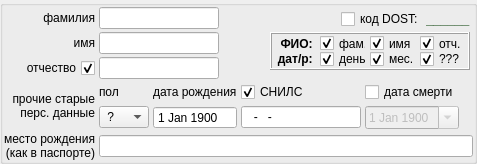
        <widget class="QGroupBox" name="pan_person">
         <property name="font">
          <font>
           <weight>50</weight>
           <bold>false</bold>
          </font>
         </property>
         <property name="title">
          <string/>
         </property>
         <layout class="QGridLayout" name="gridLayout_3" columnstretch="0,1,0,0">
          <property name="leftMargin">
           <number>1</number>
          </property>
          <property name="topMargin">
           <number>1</number>
          </property>
          <property name="rightMargin">
           <number>1</number>
          </property>
          <property name="bottomMargin">
           <number>1</number>
          </property>
          <property name="horizontalSpacing">
           <number>4</number>
          </property>
          <property name="verticalSpacing">
           <number>3</number>
          </property>
          <item row="0" column="3" rowspan="3">
           <widget class="QFrame" name="gridFrame">
            <property name="frameShape">
             <enum>QFrame::NoFrame</enum>
            </property>
            <layout class="QGridLayout" name="gridLayout_16">
             <property name="leftMargin">
              <number>2</number>
             </property>
             <property name="topMargin">
              <number>2</number>
             </property>
             <property name="rightMargin">
              <number>2</number>
             </property>
             <property name="bottomMargin">
              <number>2</number>
             </property>
             <property name="spacing">
              <number>2</number>
             </property>
             <item row="0" column="2">
              <widget class="QLabel" name="lab_pers_pan_dost">
               <property name="minimumSize">
                <size>
                 <width>10</width>
                 <height>0</height>
                </size>
               </property>
               <property name="palette">
                <palette>
                 <active>
                  <colorrole role="WindowText">
                   <brush brushstyle="SolidPattern">
                    <color alpha="255">
                     <red>0</red>
                     <green>57</green>
                     <blue>0</blue>
                    </color>
                   </brush>
                  </colorrole>
                 </active>
                 <inactive>
                  <colorrole role="WindowText">
                   <brush brushstyle="SolidPattern">
                    <color alpha="255">
                     <red>0</red>
                     <green>57</green>
                     <blue>0</blue>
                    </color>
                   </brush>
                  </colorrole>
                 </inactive>
                 <disabled>
                  <colorrole role="WindowText">
                   <brush brushstyle="SolidPattern">
                    <color alpha="255">
                     <red>106</red>
                     <green>104</green>
                     <blue>100</blue>
                    </color>
                   </brush>
                  </colorrole>
                 </disabled>
                </palette>
               </property>
               <property name="font">
                <font>
                 <family>Arial</family>
                 <pointsize>10</pointsize>
                 <weight>75</weight>
                 <bold>true</bold>
                </font>
               </property>
               <property name="text">
                <string>______</string>
               </property>
              </widget>
             </item>
             <item row="0" column="0">
              <spacer name="horizontalSpacer_4">
               <property name="orientation">
                <enum>Qt::Horizontal</enum>
               </property>
               <property name="sizeHint" stdset="0">
                <size>
                 <width>40</width>
                 <height>20</height>
                </size>
               </property>
              </spacer>
             </item>
             <item row="1" column="0" colspan="3">
              <layout class="QGridLayout" name="gridLayout_17">
               <property name="leftMargin">
                <number>1</number>
               </property>
               <property name="topMargin">
                <number>1</number>
               </property>
               <property name="rightMargin">
                <number>1</number>
               </property>
               <property name="bottomMargin">
                <number>1</number>
               </property>
               <property name="verticalSpacing">
                <number>2</number>
               </property>
               <item row="1" column="0" rowspan="2">
                <widget class="QFrame" name="pan_dost">
                 <property name="minimumSize">
                  <size>
                   <width>200</width>
                   <height>38</height>
                  </size>
                 </property>
                 <property name="maximumSize">
                  <size>
                   <width>200</width>
                   <height>38</height>
                  </size>
                 </property>
                 <property name="frameShape">
                  <enum>QFrame::Box</enum>
                 </property>
                 <property name="frameShadow">
                  <enum>QFrame::Raised</enum>
                 </property>
                 <layout class="QGridLayout" name="gridLayout_15">
                  <property name="leftMargin">
                   <number>5</number>
                  </property>
                  <property name="topMargin">
                   <number>2</number>
                  </property>
                  <property name="rightMargin">
                   <number>2</number>
                  </property>
                  <property name="bottomMargin">
                   <number>2</number>
                  </property>
                  <property name="horizontalSpacing">
                   <number>4</number>
                  </property>
                  <property name="verticalSpacing">
                   <number>1</number>
                  </property>
                  <item row="0" column="1">
                   <widget class="QCheckBox" name="ch_dost_fam">
                    <property name="maximumSize">
                     <size>
                      <width>16777215</width>
                      <height>15</height>
                     </size>
                    </property>
                    <property name="toolTip">
                     <string>ложь  -  отсутствует фамилия</string>
                    </property>
                    <property name="layoutDirection">
                     <enum>Qt::LeftToRight</enum>
                    </property>
                    <property name="text">
                     <string>фам.</string>
                    </property>
                    <property name="checked">
                     <bool>true</bool>
                    </property>
                   </widget>
                  </item>
                  <item row="0" column="2">
                   <widget class="QCheckBox" name="ch_dost_im">
                    <property name="maximumSize">
                     <size>
                      <width>16777215</width>
                      <height>15</height>
                     </size>
                    </property>
                    <property name="toolTip">
                     <string>ложь  -  отсутствует имя</string>
                    </property>
                    <property name="layoutDirection">
                     <enum>Qt::LeftToRight</enum>
                    </property>
                    <property name="text">
                     <string>имя</string>
                    </property>
                    <property name="checked">
                     <bool>true</bool>
                    </property>
                   </widget>
                  </item>
                  <item row="0" column="3">
                   <widget class="QCheckBox" name="ch_dost_ot">
                    <property name="maximumSize">
                     <size>
                      <width>16777215</width>
                      <height>15</height>
                     </size>
                    </property>
                    <property name="toolTip">
                     <string>ложь  -  отсутствует отчество</string>
                    </property>
                    <property name="layoutDirection">
                     <enum>Qt::LeftToRight</enum>
                    </property>
                    <property name="text">
                     <string>отч.</string>
                    </property>
                    <property name="checked">
                     <bool>true</bool>
                    </property>
                   </widget>
                  </item>
                  <item row="1" column="0">
                   <widget class="QLabel" name="label_34">
                    <property name="font">
                     <font>
                      <weight>75</weight>
                      <bold>true</bold>
                     </font>
                    </property>
                    <property name="text">
                     <string>дат/р: </string>
                    </property>
                    <property name="alignment">
                     <set>Qt::AlignRight|Qt::AlignTrailing|Qt::AlignVCenter</set>
                    </property>
                   </widget>
                  </item>
                  <item row="1" column="1">
                   <widget class="QCheckBox" name="ch_dost_day">
                    <property name="maximumSize">
                     <size>
                      <width>16777215</width>
                      <height>15</height>
                     </size>
                    </property>
                    <property name="toolTip">
                     <string>ложь  -  известны только месяц и год рождения</string>
                    </property>
                    <property name="layoutDirection">
                     <enum>Qt::LeftToRight</enum>
                    </property>
                    <property name="text">
                     <string>день</string>
                    </property>
                    <property name="checked">
                     <bool>true</bool>
                    </property>
                   </widget>
                  </item>
                  <item row="1" column="2">
                   <widget class="QCheckBox" name="ch_dost_mon">
                    <property name="maximumSize">
                     <size>
                      <width>16777215</width>
                      <height>15</height>
                     </size>
                    </property>
                    <property name="toolTip">
                     <string>ложь  -  известен только год рождения</string>
                    </property>
                    <property name="layoutDirection">
                     <enum>Qt::LeftToRight</enum>
                    </property>
                    <property name="text">
                     <string>мес.</string>
                    </property>
                    <property name="checked">
                     <bool>true</bool>
                    </property>
                   </widget>
                  </item>
                  <item row="1" column="3">
                   <widget class="QCheckBox" name="ch_dost_year">
                    <property name="maximumSize">
                     <size>
                      <width>16777215</width>
                      <height>15</height>
                     </size>
                    </property>
                    <property name="toolTip">
                     <string>ложь  -  дата рождения не соответствует календарю</string>
                    </property>
                    <property name="layoutDirection">
                     <enum>Qt::LeftToRight</enum>
                    </property>
                    <property name="text">
                     <string>???</string>
                    </property>
                    <property name="checked">
                     <bool>true</bool>
                    </property>
                   </widget>
                  </item>
                  <item row="0" column="0">
                   <widget class="QLabel" name="label_15">
                    <property name="font">
                     <font>
                      <weight>75</weight>
                      <bold>true</bold>
                     </font>
                    </property>
                    <property name="text">
                     <string>ФИО: </string>
                    </property>
                    <property name="alignment">
                     <set>Qt::AlignRight|Qt::AlignTrailing|Qt::AlignVCenter</set>
                    </property>
                   </widget>
                  </item>
                 </layout>
                </widget>
               </item>
               <item row="3" column="0">
                <spacer name="verticalSpacer_2">
                 <property name="orientation">
                  <enum>Qt::Vertical</enum>
                 </property>
                 <property name="sizeHint" stdset="0">
                  <size>
                   <width>20</width>
                   <height>40</height>
                  </size>
                 </property>
                </spacer>
               </item>
              </layout>
             </item>
             <item row="0" column="1">
              <widget class="QCheckBox" name="ch_dost">
               <property name="toolTip">
                <string>Код надёжности идентификации застрахованного</string>
               </property>
               <property name="layoutDirection">
                <enum>Qt::LeftToRight</enum>
               </property>
               <property name="text">
                <string>код DOST:</string>
               </property>
              </widget>
             </item>
            </layout>
           </widget>
          </item>
          <item row="0" column="1">
           <widget class="QLineEdit" name="ln_pers_pan_fam">
            <property name="minimumSize">
             <size>
              <width>120</width>
              <height>0</height>
             </size>
            </property>
            <property name="maximumSize">
             <size>
              <width>300</width>
              <height>16777215</height>
             </size>
            </property>
            <property name="font">
             <font>
              <weight>50</weight>
              <bold>false</bold>
             </font>
            </property>
            <property name="text">
             <string/>
            </property>
           </widget>
          </item>
          <item row="2" column="1">
           <widget class="QLineEdit" name="ln_pers_pan_ot">
            <property name="minimumSize">
             <size>
              <width>120</width>
              <height>0</height>
             </size>
            </property>
            <property name="maximumSize">
             <size>
              <width>300</width>
              <height>16777215</height>
             </size>
            </property>
            <property name="font">
             <font>
              <weight>50</weight>
              <bold>false</bold>
             </font>
            </property>
            <property name="text">
             <string/>
            </property>
           </widget>
          </item>
          <item row="4" column="0">
           <widget class="QLabel" name="label_5">
            <property name="minimumSize">
             <size>
              <width>90</width>
              <height>0</height>
             </size>
            </property>
            <property name="font">
             <font>
              <weight>50</weight>
              <bold>false</bold>
             </font>
            </property>
            <property name="text">
             <string>место рождения
(как в паспорте)</string>
            </property>
            <property name="alignment">
             <set>Qt::AlignRight|Qt::AlignTrailing|Qt::AlignVCenter</set>
            </property>
           </widget>
          </item>
          <item row="2" column="0">
           <widget class="QCheckBox" name="ch_pers_pan_ot">
            <property name="minimumSize">
             <size>
              <width>90</width>
              <height>0</height>
             </size>
            </property>
            <property name="font">
             <font>
              <weight>50</weight>
              <bold>false</bold>
             </font>
            </property>
            <property name="layoutDirection">
             <enum>Qt::RightToLeft</enum>
            </property>
            <property name="text">
             <string>отчество</string>
            </property>
            <property name="checked">
             <bool>true</bool>
            </property>
           </widget>
          </item>
          <item row="3" column="1" colspan="3">
           <layout class="QGridLayout" name="gridLayout_2" columnstretch="0,0,0,0,1">
            <property name="spacing">
             <number>4</number>
            </property>
            <item row="1" column="0">
             <widget class="QComboBox" name="combo_pers_pan_sex">
              <property name="minimumSize">
               <size>
                <width>50</width>
                <height>0</height>
               </size>
              </property>
              <property name="maximumSize">
               <size>
                <width>50</width>
                <height>16777215</height>
               </size>
              </property>
              <property name="font">
               <font>
                <weight>50</weight>
                <bold>false</bold>
               </font>
              </property>
              <property name="currentIndex">
               <number>0</number>
              </property>
              <item>
               <property name="text">
                <string> ? </string>
               </property>
              </item>
              <item>
               <property name="text">
                <string>М</string>
               </property>
              </item>
              <item>
               <property name="text">
                <string>Ж</string>
               </property>
              </item>
             </widget>
            </item>
            <item row="0" column="0">
             <widget class="QLabel" name="label_3">
              <property name="minimumSize">
               <size>
                <width>0</width>
                <height>18</height>
               </size>
              </property>
              <property name="text">
               <string>пол</string>
              </property>
              <property name="alignment">
               <set>Qt::AlignLeading|Qt::AlignLeft|Qt::AlignVCenter</set>
              </property>
             </widget>
            </item>
            <item row="0" column="1">
             <widget class="QLabel" name="label_4">
              <property name="minimumSize">
               <size>
                <width>0</width>
                <height>18</height>
               </size>
              </property>
              <property name="text">
               <string>дата рождения</string>
              </property>
              <property name="alignment">
               <set>Qt::AlignLeading|Qt::AlignLeft|Qt::AlignVCenter</set>
              </property>
             </widget>
            </item>
            <item row="1" column="1">
             <widget class="QDateEdit" name="date_pers_pan_birth">
              <property name="font">
               <font>
                <weight>50</weight>
                <bold>false</bold>
               </font>
              </property>
              <property name="buttonSymbols">
               <enum>QAbstractSpinBox::NoButtons</enum>
              </property>
              <property name="dateTime">
               <datetime>
                <hour>0</hour>
                <minute>0</minute>
                <second>0</second>
                <year>1900</year>
                <month>1</month>
                <day>1</day>
               </datetime>
              </property>
              <property name="maximumDate">
               <date>
                <year>2050</year>
                <month>1</month>
                <day>1</day>
               </date>
              </property>
              <property name="minimumDate">
               <date>
                <year>1900</year>
                <month>1</month>
                <day>1</day>
               </date>
              </property>
              <property name="currentSection">
               <enum>QDateTimeEdit::DaySection</enum>
              </property>
              <property name="date">
               <date>
                <year>1900</year>
                <month>1</month>
                <day>1</day>
               </date>
              </property>
             </widget>
            </item>
            <item row="0" column="2">
             <widget class="QCheckBox" name="ch_pers_pan_snils">
              <property name="minimumSize">
               <size>
                <width>0</width>
                <height>18</height>
               </size>
              </property>
              <property name="layoutDirection">
               <enum>Qt::LeftToRight</enum>
              </property>
              <property name="text">
               <string>СНИЛС</string>
              </property>
              <property name="checked">
               <bool>true</bool>
              </property>
             </widget>
            </item>
            <item row="1" column="2">
             <widget class="QLineEdit" name="line_pers_pan_snils">
              <property name="minimumSize">
               <size>
                <width>120</width>
                <height>0</height>
               </size>
              </property>
              <property name="maximumSize">
               <size>
                <width>120</width>
                <height>16777215</height>
               </size>
              </property>
              <property name="font">
               <font>
                <weight>50</weight>
                <bold>false</bold>
               </font>
              </property>
              <property name="inputMask">
               <string>999-999-999 99</string>
              </property>
              <property name="text">
               <string>-- </string>
              </property>
             </widget>
            </item>
            <item row="1" column="3">
             <widget class="QDateEdit" name="date_pers_pan_death">
              <property name="enabled">
               <bool>false</bool>
              </property>
              <property name="font">
               <font>
                <weight>50</weight>
                <bold>false</bold>
               </font>
              </property>
              <property name="showGroupSeparator" stdset="0">
               <bool>false</bool>
              </property>
              <property name="dateTime">
               <datetime>
                <hour>0</hour>
                <minute>0</minute>
                <second>0</second>
                <year>1900</year>
                <month>1</month>
                <day>1</day>
               </datetime>
              </property>
              <property name="maximumDate">
               <date>
                <year>2050</year>
                <month>1</month>
                <day>1</day>
               </date>
              </property>
              <property name="minimumDate">
               <date>
                <year>1900</year>
                <month>1</month>
                <day>1</day>
               </date>
              </property>
              <property name="currentSection">
               <enum>QDateTimeEdit::DaySection</enum>
              </property>
              <property name="calendarPopup">
               <bool>true</bool>
              </property>
              <property name="date">
               <date>
                <year>1900</year>
                <month>1</month>
                <day>1</day>
               </date>
              </property>
             </widget>
            </item>
            <item row="0" column="3">
             <widget class="QCheckBox" name="ch_pers_pan_death">
              <property name="layoutDirection">
               <enum>Qt::LeftToRight</enum>
              </property>
              <property name="text">
               <string>дата смерти</string>
              </property>
              <property name="checked">
               <bool>false</bool>
              </property>
             </widget>
            </item>
            <item row="1" column="4">
             <spacer name="horizontalSpacer_25">
              <property name="orientation">
               <enum>Qt::Horizontal</enum>
              </property>
              <property name="sizeHint" stdset="0">
               <size>
                <width>5</width>
                <height>5</height>
               </size>
              </property>
             </spacer>
            </item>
           </layout>
          </item>
          <item row="1" column="0">
           <widget class="QLabel" name="label">
            <property name="minimumSize">
             <size>
              <width>90</width>
              <height>0</height>
             </size>
            </property>
            <property name="font">
             <font>
              <weight>50</weight>
              <bold>false</bold>
             </font>
            </property>
            <property name="text">
             <string>имя</string>
            </property>
            <property name="alignment">
             <set>Qt::AlignRight|Qt::AlignTrailing|Qt::AlignVCenter</set>
            </property>
           </widget>
          </item>
          <item row="0" column="0">
           <widget class="QLabel" name="label_2">
            <property name="minimumSize">
             <size>
              <width>90</width>
              <height>0</height>
             </size>
            </property>
            <property name="font">
             <font>
              <weight>50</weight>
              <bold>false</bold>
             </font>
            </property>
            <property name="text">
             <string>фамилия</string>
            </property>
            <property name="alignment">
             <set>Qt::AlignRight|Qt::AlignTrailing|Qt::AlignVCenter</set>
            </property>
           </widget>
          </item>
          <item row="1" column="1">
           <widget class="QLineEdit" name="ln_pers_pan_im">
            <property name="minimumSize">
             <size>
              <width>120</width>
              <height>0</height>
             </size>
            </property>
            <property name="maximumSize">
             <size>
              <width>300</width>
              <height>16777215</height>
             </size>
            </property>
            <property name="font">
             <font>
              <weight>50</weight>
              <bold>false</bold>
             </font>
            </property>
            <property name="text">
             <string/>
            </property>
           </widget>
          </item>
          <item row="0" column="2">
           <spacer name="horizontalSpacer_7">
            <property name="orientation">
             <enum>Qt::Horizontal</enum>
            </property>
            <property name="sizeHint" stdset="0">
             <size>
              <width>40</width>
              <height>20</height>
             </size>
            </property>
           </spacer>
          </item>
          <item row="4" column="1" colspan="3">
           <widget class="QLineEdit" name="ln_pers_pan_plc_birth">
            <property name="minimumSize">
             <size>
              <width>120</width>
              <height>0</height>
             </size>
            </property>
            <property name="font">
             <font>
              <weight>50</weight>
              <bold>false</bold>
             </font>
            </property>
           </widget>
          </item>
          <item row="3" column="0">
           <widget class="QLabel" name="label_16">
            <property name="font">
             <font>
              <weight>50</weight>
              <bold>false</bold>
             </font>
            </property>
            <property name="text">
             <string>прочие старые
перс. данные</string>
            </property>
            <property name="alignment">
             <set>Qt::AlignRight|Qt::AlignTrailing|Qt::AlignVCenter</set>
            </property>
           </widget>
          </item>
         </layout>
        </widget>
